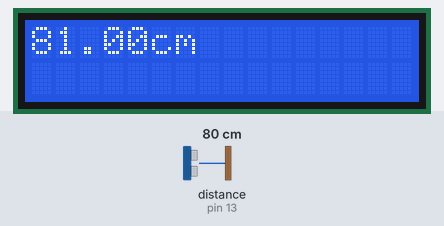
A sketch run on a simulated Arduino Uno, built with avr-gcc and run on an emulated ATmega328P. On the bench: 16×2 character LCD. The test bench sets the inputs (shaded band); at power-on: distance to the obstacle (sensor on pin 13) 80 cm. The echo pulse lasts 58.3 µs per cm.

Above: at 1.2 s.
1.3 s: distance to the obstacle (sensor on pin 13) set to 2 cm
At 2.2 s:
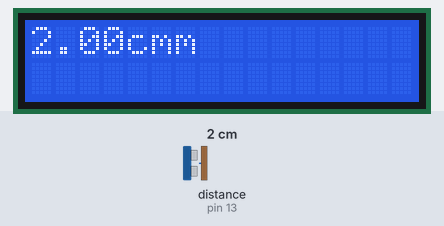
3.0 s: distance to the obstacle (sensor on pin 13) set to 4 cm
At 3.5 s:
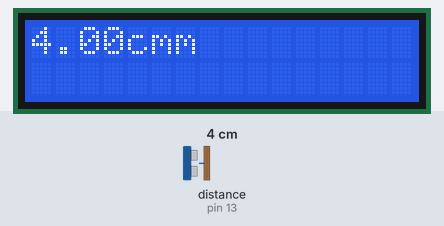
4.5 s: distance to the obstacle (sensor on pin 13) set to 9 cm
At 4.9 s:
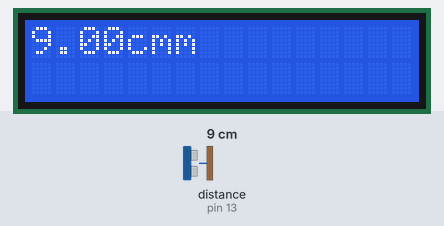
Timing chart, 0 to 7.5 s (numbered marks = the images above; inputs shaded):
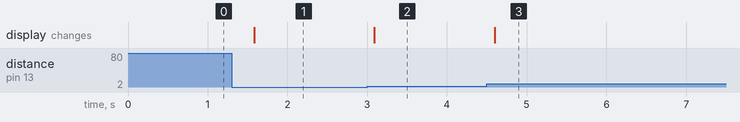

Measured:
- after the input at 1.3 s, the display: changes after 0.28 s (image 1)
- after the input at 3.0 s, the display: changes after 0.09 s (image 2)
- after the input at 4.5 s, the display: changes after 0.10 s (image 3)

The sketch:

Ultra.ino
```cpp
/*
Ultrasonic on LCD
The reason for this program is to become comfortable with the ultrasonic
sensor and its library. With the use of this sensor we shall measure
and then calculate the distance with the help of the library.
Tried to use #include <Adafruit_Sensor.h>, but was too complicated because
it was a library for all adafruit sensors and you needed to create
your own functions
*/
#include <LiquidCrystal.h>  //adding the library code of the LCD to this code
const int rs = 12, en = 11, d4 = 5, d5 = 4, d6 = 3, d7 = 2;
 //all the pin locations fro the LCD
LiquidCrystal lcd(rs, en, d4, d5, d6, d7);
//initialize the library to the pin numbers to the LCD
#include <NewPing.h> //adding the library of the ultrasonic to this code
#define TRIGGER_PIN 10  //the pin location
#define ECHO_PIN 13 //the pin location
#define MAX_DISTANCE 400 //will be the maximum distance
float distance; //maiking a value for distance
NewPing sonar (TRIGGER_PIN, ECHO_PIN, MAX_DISTANCE);
//call the pins from the library

void setup() {
 lcd.begin(16,2); // setting the peramiters for how big the LCD screen is
}

void loop() {
distance = sonar.ping_cm();

if (distance >=400 && distance <=2){
  lcd.setCursor(0,0);
  //is the location of where you will start, (0,0) is the first row begening of the screen
  lcd.print("out of range");
  //this will print the word "out of range" in the LCD screen
}
else{
  lcd.setCursor(0,0);
  //is the location of where you will start, (0,0) is the first row begening of the screen
  lcd.print(distance); //this will print the value of ultrasonic on the LCD screen
  lcd.print("cm"); //this will print the word "cm" in the LCD screen
  delay(500); //delay of half a sec
 }
}
```
